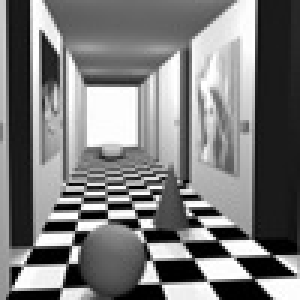
#> input picture DisparityL.jpg, 100 x 100 px (shown 3 times larger)
$ python 2D_to_3D_Image.py
#> lines starting #> are read from the running program, lines starting #| are printed output that depends on the picture
# from skimage import transform
from skimage.transform import warp, ProjectiveTransform
import matplotlib.pyplot as plt
import cv2
import numpy as np

f1 = plt.figure(1)
img = cv2.imread('DisparityL.jpg', 0)
#> img is the input picture: shape (100, 100); min 0, max 255, mean 122.9
plt.imshow(img,'gray')

theta = np.deg2rad(20)
tx = 0
ty = 0

S, C = np.sin(theta), np.cos(theta)

# Rotation matrix, angle theta, translation tx, ty
H = np.array([[C, -S, tx],
              [S,  C, ty],
              [0,  0, 1]])

# Translation matrix to shift the image center to the origin
print(img.shape)
#| (100, 100)
r, c = img.shape
#> r = 100; c = 100
T = np.array([[1, 0, -c / 2.],
               [0, 1, -r / 2.],
              [0, 0, 1]])
#> T = [[1, 0, -50], [0, 1, -50], [0, 0, 1]]

# Skew, for perspective
S = np.array([[1, 0, 0],
              [0, 1.3, 0],
              [0, 1e-3, 1]])

trans = ProjectiveTransform(T)
img_rot = warp(img, H)
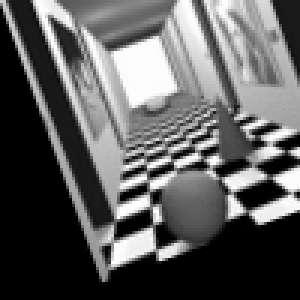
#> img_rot: shape (100, 100) float64 (shown 3 times larger); min 0, max 1, mean 0.366
img_rot_center_skew = warp(img, S.dot(np.linalg.inv(T).dot(H).dot(T)))
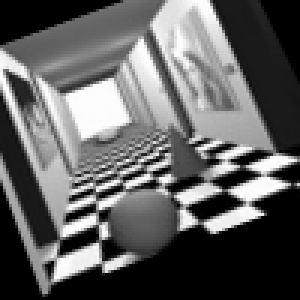
#> img_rot_center_skew: shape (100, 100) float64 (shown 3 times larger); min 0, max 1, mean 0.381

index = 2
for i in [img, img_rot, img_rot_center_skew]:
	f1 = plt.figure(index)
	f, ax = plt.subplots(figsize=(20,20))
	ax.imshow(i, cmap=plt.cm.gray, interpolation='nearest')
	index = index + 1
#> this loop made 3 passes
#> after the loop, index = 5
plt.show()

$ run again, with DisparityCombined.jpg copied over DisparityL.jpg
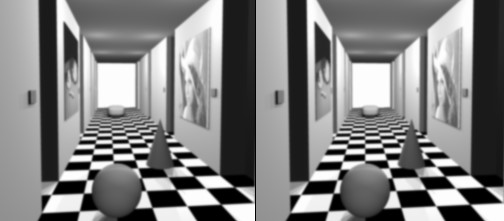
#> input picture DisparityCombined.jpg, 504 x 221 px
#> img is the input picture: shape (221, 504); min 0, max 255, mean 128
#| (221, 504)
#> `img_rot = warp(img, H)`:
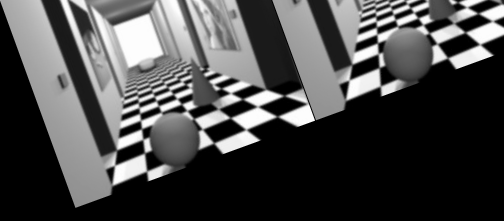
#> img_rot: shape (221, 504) float64; min 0, max 1, mean 0.285
#> `img_rot_center_skew = warp(img, S.dot(np.linalg.inv(T).dot(H).dot(T)))`:
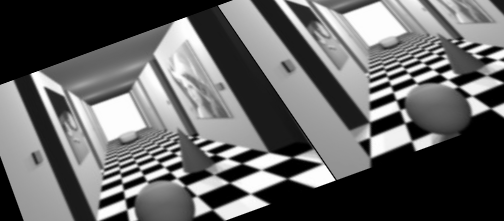
#> img_rot_center_skew: shape (221, 504) float64; min 0, max 1, mean 0.395
#> the loop `for i in [img, img_rot, img_rot_center_skew]:` made 3 passes
#> after the loop `for i in [img, img_rot, img_rot_center_skew]:`: index = 5

$ run again, with DisparityR.jpg copied over DisparityL.jpg
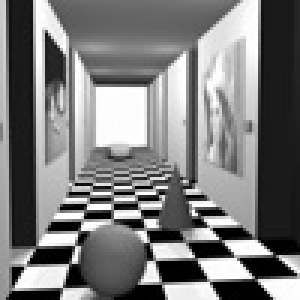
#> input picture DisparityR.jpg, 100 x 100 px (shown 3 times larger)
#> img is the input picture: shape (100, 100); min 0, max 255, mean 123.2
#| (100, 100)
#> `img_rot = warp(img, H)`:
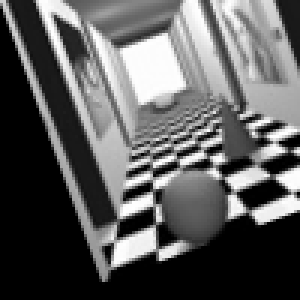
#> img_rot: shape (100, 100) float64 (shown 3 times larger); min 0, max 1, mean 0.365
#> `img_rot_center_skew = warp(img, S.dot(np.linalg.inv(T).dot(H).dot(T)))`:
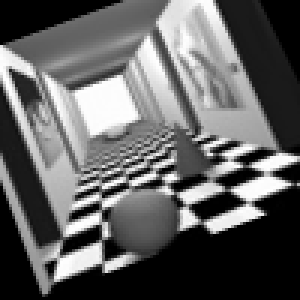
#> img_rot_center_skew: shape (100, 100) float64 (shown 3 times larger); min 0, max 1, mean 0.383
#> the loop `for i in [img, img_rot, img_rot_center_skew]:` made 3 passes
#> after the loop `for i in [img, img_rot, img_rot_center_skew]:`: index = 5
